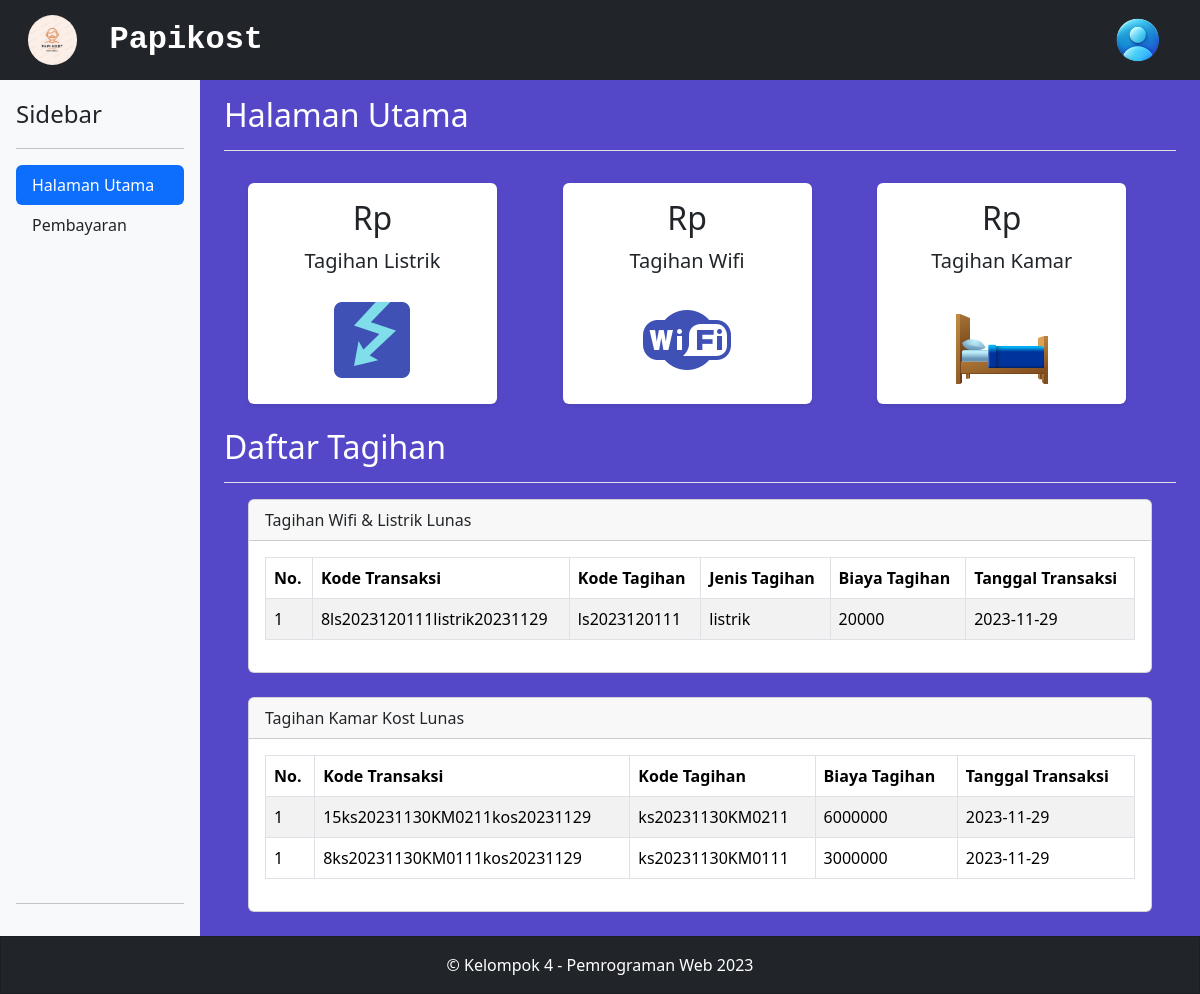
Page /dashboard_user.php on the committed database.
### tables this page shows
CREATE TABLE `transaksi` (
  `kode_transaksi` varchar(30) NOT NULL,
  `kode_tagihan` varchar(20) NOT NULL,
  `id_user` int(11) NOT NULL,
  `tanggal` date NOT NULL,
  `jenis` varchar(100) NOT NULL
);

CREATE TABLE `tagihan` (
  `kode_tagihan` varchar(20) NOT NULL,
  `tanggal` date NOT NULL,
  `jenis_tagihan` varchar(100) NOT NULL,
  `tagihan` int(11) NOT NULL,
  `total_tagihan` int(11) NOT NULL,
  `id_admin` int(11) NOT NULL
);

CREATE TABLE `tagihan_kamar` (
  `kode_tagihan` varchar(20) NOT NULL,
  `kode_kamar` varchar(20) NOT NULL,
  `id_admin` int(11) NOT NULL,
  `tagihan` int(11) NOT NULL,
  `tenggat` date NOT NULL
);

### functions.php (called while the page is built, shortened)
<?php
$conn = mysqli_connect("localhost","root","","papikost234");
function query($query){
    global $conn;
    $result = mysqli_query($conn, $query);
    $rows = [];
    while($row = mysqli_fetch_assoc($result)){
        $rows[] = $row;
    }
    return $rows;
}
?>

### dashboard_user.php (the view, shortened to what this page needs)
<?php
include 'functions.php';
$id = intval($_GET['id']);
$user = query("SELECT * FROM user WHERE id_user =$id");
$tagihan = query("SELECT tagihan.*, transaksi.kode_transaksi, transaksi.tanggal AS tanggal_transaksi
FROM tagihan
LEFT JOIN transaksi ON tagihan.kode_tagihan = transaksi.kode_tagihan
WHERE transaksi.id_user IS NOT NULL
");
$tagihan_kamar = query("SELECT tagihan_kamar.*, transaksi.kode_transaksi, transaksi.tanggal AS tanggal_transaksi
FROM tagihan_kamar
LEFT JOIN transaksi ON tagihan_kamar.kode_tagihan = transaksi.kode_tagihan
WHERE transaksi.id_user IS NOT NULL
");
$kamar = query("SELECT SUM(tagihan_kamar.tagihan) as totalTagihanKamar
    FROM tagihan_kamar
    LEFT JOIN transaksi ON tagihan_kamar.kode_tagihan = transaksi.kode_tagihan
    WHERE transaksi.id_user IS NULL AND tagihan_kamar.kode_kamar = '{$user[0]['id_kamar']}'");
$listrik = query("SELECT SUM(tagihan) as totalListrik
FROM tagihan
LEFT JOIN transaksi ON tagihan.kode_tagihan = transaksi.kode_tagihan
WHERE jenis_tagihan = 'listrik' AND transaksi.id_user IS NULL
");
$wifi = query("SELECT SUM(tagihan) as totalListrik
FROM tagihan
LEFT JOIN transaksi ON tagihan.kode_tagihan = transaksi.kode_tagihan
WHERE jenis_tagihan = 'wifi' AND transaksi.id_user IS NULL
");
?>
<!DOCTYPE html>
<html lang="en">
<head>
    <link href="https://cdn.jsdelivr.net/npm/bootstrap@5.3.2/dist/css/bootstrap.min.css" rel="stylesheet">
    <link href="assets/styles.css" rel="stylesheet">
</head>
<body class="d-flex flex-column h-100">
    <header class="navbar navbar-dark navbar-expand-lg bg-dark flex-column flex-md-row my-auto align-items-center">
        <nav class="container-xxl flex-wrap flex-md-nowrap">
            <img class="navbar-brand p-0 img-fluid px-3" src="assets/logo_papikost.jpg" style="max-height:50px;border-radius:100%;">
            <div class="collapse navbar-collapse">
                <p class="h2 text-white fw-bold fs-20 pt-2" style="font-family:'Courier New', Courier, monospace;">Papikost</p>
                <div class="nav-item dropdown no-caret dropdown-user">
                    <a class="btn btn-icon btn-transparent-dark dropdown-toggle" id="navbarDropdownUserImage" href="javascript:void(0);" role="button" data-bs-toggle="dropdown" aria-haspopup="true" aria-expanded="false"><img class="img-fluid" src="assets/icon_user.png" style="max-height:50px;"></a>
                </div>
            </div>
        </nav>
    </header>
    <main class="container-fluid">
        <div class="row flex-nowrap">
            <div class="d-flex flex-column p-3 bg-light col-sm-4 col-md-3 col-xl-2">
                <div class="d-flex align-items-center mb-3 mb-md-0 me-md-auto link-dark text-decoration-none">
                    <span class="fs-4 mx-auto">Sidebar</span>
                </div><hr>
                <ul class="nav nav-pills flex-column mb-auto">
                    <li class="nav-item">
                        <a href="dashboard_user.php?id=<?= $id ?>" class="nav-link active" aria-current="page">Halaman Utama</a>
                    </li>
                    <li class="nav-item">
                        <a href="check_bill.php?id=<?= $id ?>" class="nav-link link-dark">Pembayaran</a>
                    </li>
                </ul><hr>
            </div>
            <div class="container col-md-9 ml-sm-auto col-lg-10 px-md-4" role="main">
                <div class="d-flex justify-content-between flex-wrap flex-md-nowrap align-items-center pt-3 pb-2 mb-3 border-bottom">
                    <h1 class="h2 text-white" id="hal-u">Halaman Utama</h1>
                </div>
                <div class="row g-3 my-2 ms-3">
                    <div class="col-lg-4 col-md-5 col-sm-6">
                        <div class="p-3 col-10 bg-white shadow-sm d-flex flex-column justify-content-around align-items-center rounded">
                            <div>
                                <h3 class="fs-2 text-center">Rp <?= $listrik[0]['totalListrik'] ?></h3>
                                <p class="fs-5">Tagihan Listrik</p>
                            </div>
                            <input type="image" src="assets/icon_listrik.png"/>
                        </div>
                    </div>
                    <div class="col-lg-4 col-md-5 col-sm-6">
                        <div class="p-3 col-10 bg-white shadow-sm d-flex flex-column justify-content-around align-items-center rounded">
                            <div>
                                <h3 class="fs-2 text-center">Rp <?= $wifi[0]['totalListrik']?></h3>
                                <p class="fs-5 text-center">Tagihan Wifi</p>
                            </div>
                            <input type="image" src="assets/icon_wifi.png"/>
                        </div>
                    </div>
                    <div class="col-lg-4 col-md-5 col-sm-6">
                        <div class="p-3 col-10 bg-white shadow-sm d-flex flex-column justify-content-around align-items-center rounded">
                            <div>
                                <h3 class="fs-2 text-center">Rp <?= $kamar[0]['totalTagihanKamar'] ?></h3>
                                <p class="fs-5 text-center">Tagihan Kamar</p>
                            </div>
                            <input type="image" src="assets/icon_kost.png"/>
                        </div>
                    </div>
                </div>
                <div class="d-flex justify-content-between flex-wrap flex-md-nowrap align-items-center pt-3 pb-2 mb-3 border-bottom">
                    <h1 class="h2 text-white" id="tag">Daftar Tagihan</h1>
                </div>
                <div class="container-fluid px-4">
                    <div class="card mb-4">
                        <div class="card-header">
                            Tagihan Wifi & Listrik Lunas
                        </div>
                        <div class="card-body">
                            <div class="table-responsive">
                                <table class="table table-bordered table-striped">
                                    <thead>
                                        <tr>
                                            <th>No.</th>
                                            <th>Kode Transaksi</th>
                                            <th>Kode Tagihan</th>
                                            <th>Jenis Tagihan</th>
                                            <th>Biaya Tagihan</th>
                                            <th>Tanggal Transaksi</th>
                                        </tr>
                                    </thead>
                                    <tbody>
                                        <?php foreach($tagihan as $row): ?>
                                            <?php $no = 1; ?>
                                                <tr>
                                                    <td><?= $no ?></td>
                                                    <td><?= $row['kode_transaksi'] ?></td>
                                                    <td><?= $row['kode_tagihan'] ?></td>
                                                    <td><?= $row['jenis_tagihan'] ?></td>
                                                    <td><?= $row['tagihan'] ?></td>
                                                    <td><?= $row['tanggal_transaksi'] ?></td>
                                                </tr>
                                            <?php endforeach ?>
                                    </tbody>
                                </table>
                            </div>
                        </div>
                    </div>
                </div>
                <div class="container-fluid px-4">
                    <div class="card mb-4">
                        <div class="card-header">
                            Tagihan Kamar Kost Lunas
                        </div>
                        <div class="card-body">
                            <div class="table-responsive">
                                <table class="table table-bordered table-striped">
                                    <thead>
                                        <tr>
                                            <th>No.</th>
                                            <th>Kode Transaksi</th>
                                            <th>Kode Tagihan</th>
                                            <th>Biaya Tagihan</th>
                                            <th>Tanggal Transaksi</th>
                                        </tr>
                                    </thead>
                                    <tbody>
                                        <?php foreach($tagihan_kamar as $row): ?>
                                            <?php $no = 1; ?>
                                                <tr>
                                                    <td><?= $no ?></td>
                                                    <td><?= $row['kode_transaksi'] ?></td>
                                                    <td><?= $row['kode_tagihan'] ?></td>
                                                    <td><?= $row['tagihan'] ?></td>
                                                    <td><?= $row['tanggal_transaksi'] ?></td>
                                                </tr>
                                            <?php endforeach ?>
                                    </tbody>
                                </table>
                            </div>
                        </div>
                    </div>
                </div>
            </div>
        </div>
    </main>
    <footer class="container-fluid">
        <div class="row">
            <div class="card bg-dark text-white text-center" style="border-radius: 0;">
                <p class="my-3">&copy; Kelompok 4 - Pemrograman Web 2023</p>
            </div>
        </div>
    </footer>
</body>
</html>

### assets/styles.css (style rules this page uses)
body { background: #5448C8; }
body, html { overflow-x: hidden; }
a { color: #FF2E00; }

### rows in the picture
transaksi: no "1", kode_transaksi "8ls2023120111listrik20231129", kode_tagihan.kode_tagihan "ls2023120111", kode_tagihan.jenis_tagihan "listrik", kode_tagihan.tagihan "20000", tanggal "2023-11-29"
tagihan_kamar: no "1", transaksi.kode_transaksi "15ks20231130KM0211kos20231129", kode_tagihan "ks20231130KM0211", tagihan "6000000", transaksi.tanggal "2023-11-29"
tagihan_kamar: no "1", transaksi.kode_transaksi "8ks20231130KM0111kos20231129", kode_tagihan "ks20231130KM0111", tagihan "3000000", transaksi.tanggal "2023-11-29"
